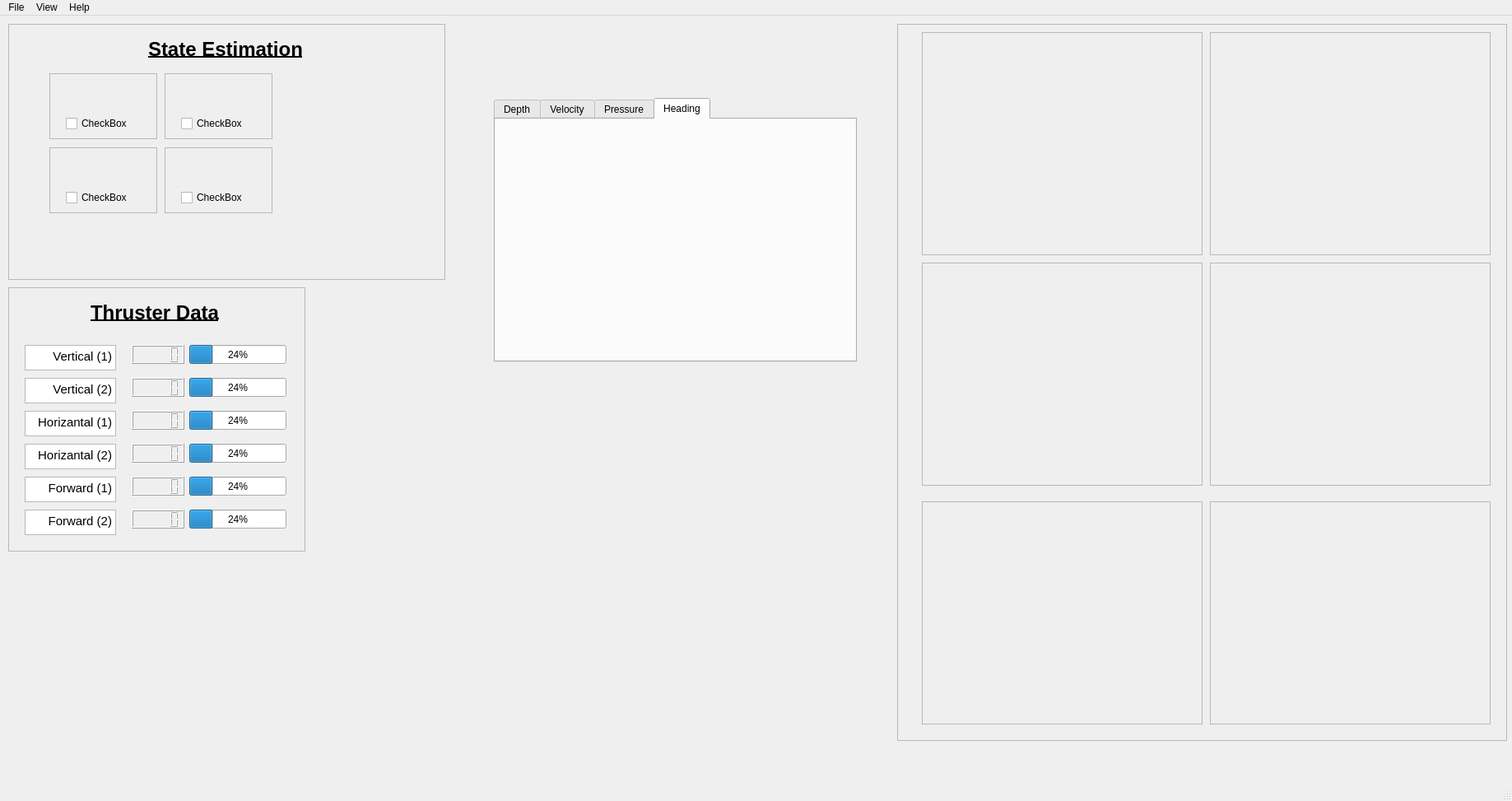
<?xml version="1.0" encoding="UTF-8"?>
<ui version="4.0">
 <class>MainWindow</class>
 <widget class="QMainWindow" name="MainWindow">
  <property name="geometry">
   <rect>
    <x>0</x>
    <y>0</y>
    <width>1837</width>
    <height>973</height>
   </rect>
  </property>
  <property name="minimumSize">
   <size>
    <width>1278</width>
    <height>0</height>
   </size>
  </property>
  <property name="windowTitle">
   <string>McGill Robotics GUI</string>
  </property>
  <property name="windowIcon">
   <iconset resource="RobosubUI.qrc">
    <normaloff>:/Pictures/Only-Logo.png</normaloff>:/Pictures/Only-Logo.png</iconset>
  </property>
  <widget class="QWidget" name="centralwidget">
   <widget class="QFrame" name="frame">
    <property name="geometry">
     <rect>
      <x>10</x>
      <y>330</y>
      <width>361</width>
      <height>321</height>
     </rect>
    </property>
    <property name="frameShape">
     <enum>QFrame::StyledPanel</enum>
    </property>
    <property name="frameShadow">
     <enum>QFrame::Raised</enum>
    </property>
    <widget class="QLCDNumber" name="lcdNumber">
     <property name="geometry">
      <rect>
       <x>150</x>
       <y>70</y>
       <width>64</width>
       <height>23</height>
      </rect>
     </property>
    </widget>
    <widget class="QLCDNumber" name="lcdNumber_2">
     <property name="geometry">
      <rect>
       <x>150</x>
       <y>110</y>
       <width>64</width>
       <height>23</height>
      </rect>
     </property>
    </widget>
    <widget class="QLCDNumber" name="lcdNumber_3">
     <property name="geometry">
      <rect>
       <x>150</x>
       <y>150</y>
       <width>64</width>
       <height>23</height>
      </rect>
     </property>
    </widget>
    <widget class="QLCDNumber" name="lcdNumber_4">
     <property name="geometry">
      <rect>
       <x>150</x>
       <y>190</y>
       <width>64</width>
       <height>23</height>
      </rect>
     </property>
    </widget>
    <widget class="QLCDNumber" name="lcdNumber_5">
     <property name="geometry">
      <rect>
       <x>150</x>
       <y>230</y>
       <width>64</width>
       <height>23</height>
      </rect>
     </property>
    </widget>
    <widget class="QLCDNumber" name="lcdNumber_6">
     <property name="geometry">
      <rect>
       <x>150</x>
       <y>270</y>
       <width>64</width>
       <height>23</height>
      </rect>
     </property>
    </widget>
    <widget class="QTextBrowser" name="textBrowser">
     <property name="geometry">
      <rect>
       <x>20</x>
       <y>70</y>
       <width>111</width>
       <height>31</height>
      </rect>
     </property>
     <property name="html">
      <string>&lt;!DOCTYPE HTML PUBLIC &quot;-//W3C//DTD HTML 4.0//EN&quot; &quot;http://www.w3.org/TR/REC-html40/strict.dtd&quot;&gt;
&lt;html&gt;&lt;head&gt;&lt;meta name=&quot;qrichtext&quot; content=&quot;1&quot; /&gt;&lt;style type=&quot;text/css&quot;&gt;
p, li { white-space: pre-wrap; }
&lt;/style&gt;&lt;/head&gt;&lt;body style=&quot; font-family:'Ubuntu'; font-size:11pt; font-weight:400; font-style:normal;&quot;&gt;
&lt;p align=&quot;right&quot; style=&quot; margin-top:0px; margin-bottom:0px; margin-left:0px; margin-right:0px; -qt-block-indent:0; text-indent:0px;&quot;&gt;Vertical (1)&lt;/p&gt;&lt;/body&gt;&lt;/html&gt;</string>
     </property>
    </widget>
    <widget class="QTextBrowser" name="textBrowser_2">
     <property name="geometry">
      <rect>
       <x>20</x>
       <y>110</y>
       <width>111</width>
       <height>31</height>
      </rect>
     </property>
     <property name="html">
      <string>&lt;!DOCTYPE HTML PUBLIC &quot;-//W3C//DTD HTML 4.0//EN&quot; &quot;http://www.w3.org/TR/REC-html40/strict.dtd&quot;&gt;
&lt;html&gt;&lt;head&gt;&lt;meta name=&quot;qrichtext&quot; content=&quot;1&quot; /&gt;&lt;style type=&quot;text/css&quot;&gt;
p, li { white-space: pre-wrap; }
&lt;/style&gt;&lt;/head&gt;&lt;body style=&quot; font-family:'Ubuntu'; font-size:11pt; font-weight:400; font-style:normal;&quot;&gt;
&lt;p align=&quot;right&quot; style=&quot; margin-top:0px; margin-bottom:0px; margin-left:0px; margin-right:0px; -qt-block-indent:0; text-indent:0px;&quot;&gt;Vertical (2)&lt;/p&gt;&lt;/body&gt;&lt;/html&gt;</string>
     </property>
    </widget>
    <widget class="QTextBrowser" name="textBrowser_3">
     <property name="geometry">
      <rect>
       <x>20</x>
       <y>150</y>
       <width>111</width>
       <height>31</height>
      </rect>
     </property>
     <property name="html">
      <string>&lt;!DOCTYPE HTML PUBLIC &quot;-//W3C//DTD HTML 4.0//EN&quot; &quot;http://www.w3.org/TR/REC-html40/strict.dtd&quot;&gt;
&lt;html&gt;&lt;head&gt;&lt;meta name=&quot;qrichtext&quot; content=&quot;1&quot; /&gt;&lt;style type=&quot;text/css&quot;&gt;
p, li { white-space: pre-wrap; }
&lt;/style&gt;&lt;/head&gt;&lt;body style=&quot; font-family:'Ubuntu'; font-size:11pt; font-weight:400; font-style:normal;&quot;&gt;
&lt;p align=&quot;right&quot; style=&quot; margin-top:0px; margin-bottom:0px; margin-left:0px; margin-right:0px; -qt-block-indent:0; text-indent:0px;&quot;&gt;Horizantal (1)&lt;/p&gt;&lt;/body&gt;&lt;/html&gt;</string>
     </property>
    </widget>
    <widget class="QTextBrowser" name="textBrowser_4">
     <property name="geometry">
      <rect>
       <x>20</x>
       <y>190</y>
       <width>111</width>
       <height>31</height>
      </rect>
     </property>
     <property name="html">
      <string>&lt;!DOCTYPE HTML PUBLIC &quot;-//W3C//DTD HTML 4.0//EN&quot; &quot;http://www.w3.org/TR/REC-html40/strict.dtd&quot;&gt;
&lt;html&gt;&lt;head&gt;&lt;meta name=&quot;qrichtext&quot; content=&quot;1&quot; /&gt;&lt;style type=&quot;text/css&quot;&gt;
p, li { white-space: pre-wrap; }
&lt;/style&gt;&lt;/head&gt;&lt;body style=&quot; font-family:'Ubuntu'; font-size:11pt; font-weight:400; font-style:normal;&quot;&gt;
&lt;p align=&quot;right&quot; style=&quot; margin-top:0px; margin-bottom:0px; margin-left:0px; margin-right:0px; -qt-block-indent:0; text-indent:0px;&quot;&gt;Horizantal (2)&lt;/p&gt;&lt;/body&gt;&lt;/html&gt;</string>
     </property>
    </widget>
    <widget class="QTextBrowser" name="textBrowser_5">
     <property name="geometry">
      <rect>
       <x>20</x>
       <y>230</y>
       <width>111</width>
       <height>31</height>
      </rect>
     </property>
     <property name="html">
      <string>&lt;!DOCTYPE HTML PUBLIC &quot;-//W3C//DTD HTML 4.0//EN&quot; &quot;http://www.w3.org/TR/REC-html40/strict.dtd&quot;&gt;
&lt;html&gt;&lt;head&gt;&lt;meta name=&quot;qrichtext&quot; content=&quot;1&quot; /&gt;&lt;style type=&quot;text/css&quot;&gt;
p, li { white-space: pre-wrap; }
&lt;/style&gt;&lt;/head&gt;&lt;body style=&quot; font-family:'Ubuntu'; font-size:11pt; font-weight:400; font-style:normal;&quot;&gt;
&lt;p align=&quot;right&quot; style=&quot; margin-top:0px; margin-bottom:0px; margin-left:0px; margin-right:0px; -qt-block-indent:0; text-indent:0px;&quot;&gt;Forward (1)&lt;/p&gt;&lt;/body&gt;&lt;/html&gt;</string>
     </property>
    </widget>
    <widget class="QTextBrowser" name="textBrowser_6">
     <property name="geometry">
      <rect>
       <x>20</x>
       <y>270</y>
       <width>111</width>
       <height>31</height>
      </rect>
     </property>
     <property name="html">
      <string>&lt;!DOCTYPE HTML PUBLIC &quot;-//W3C//DTD HTML 4.0//EN&quot; &quot;http://www.w3.org/TR/REC-html40/strict.dtd&quot;&gt;
&lt;html&gt;&lt;head&gt;&lt;meta name=&quot;qrichtext&quot; content=&quot;1&quot; /&gt;&lt;style type=&quot;text/css&quot;&gt;
p, li { white-space: pre-wrap; }
&lt;/style&gt;&lt;/head&gt;&lt;body style=&quot; font-family:'Ubuntu'; font-size:11pt; font-weight:400; font-style:normal;&quot;&gt;
&lt;p align=&quot;right&quot; style=&quot; margin-top:0px; margin-bottom:0px; margin-left:0px; margin-right:0px; -qt-block-indent:0; text-indent:0px;&quot;&gt;Forward (2)&lt;/p&gt;&lt;/body&gt;&lt;/html&gt;</string>
     </property>
    </widget>
    <widget class="QProgressBar" name="progressBar">
     <property name="geometry">
      <rect>
       <x>220</x>
       <y>70</y>
       <width>118</width>
       <height>23</height>
      </rect>
     </property>
     <property name="value">
      <number>24</number>
     </property>
    </widget>
    <widget class="QProgressBar" name="progressBar_2">
     <property name="geometry">
      <rect>
       <x>220</x>
       <y>110</y>
       <width>118</width>
       <height>23</height>
      </rect>
     </property>
     <property name="value">
      <number>24</number>
     </property>
    </widget>
    <widget class="QProgressBar" name="progressBar_3">
     <property name="geometry">
      <rect>
       <x>220</x>
       <y>150</y>
       <width>118</width>
       <height>23</height>
      </rect>
     </property>
     <property name="value">
      <number>24</number>
     </property>
    </widget>
    <widget class="QProgressBar" name="progressBar_4">
     <property name="geometry">
      <rect>
       <x>220</x>
       <y>190</y>
       <width>118</width>
       <height>23</height>
      </rect>
     </property>
     <property name="value">
      <number>24</number>
     </property>
    </widget>
    <widget class="QProgressBar" name="progressBar_5">
     <property name="geometry">
      <rect>
       <x>220</x>
       <y>230</y>
       <width>118</width>
       <height>23</height>
      </rect>
     </property>
     <property name="value">
      <number>24</number>
     </property>
    </widget>
    <widget class="QProgressBar" name="progressBar_6">
     <property name="geometry">
      <rect>
       <x>220</x>
       <y>270</y>
       <width>118</width>
       <height>23</height>
      </rect>
     </property>
     <property name="value">
      <number>24</number>
     </property>
    </widget>
    <widget class="QLabel" name="label_8">
     <property name="geometry">
      <rect>
       <x>100</x>
       <y>10</y>
       <width>201</width>
       <height>41</height>
      </rect>
     </property>
     <property name="font">
      <font>
       <pointsize>18</pointsize>
       <weight>75</weight>
       <bold>true</bold>
       <underline>true</underline>
      </font>
     </property>
     <property name="text">
      <string>Thruster Data</string>
     </property>
    </widget>
   </widget>
   <widget class="QFrame" name="frame_2">
    <property name="geometry">
     <rect>
      <x>10</x>
      <y>10</y>
      <width>531</width>
      <height>311</height>
     </rect>
    </property>
    <property name="frameShape">
     <enum>QFrame::StyledPanel</enum>
    </property>
    <property name="frameShadow">
     <enum>QFrame::Raised</enum>
    </property>
    <widget class="QLabel" name="label_9">
     <property name="geometry">
      <rect>
       <x>170</x>
       <y>10</y>
       <width>231</width>
       <height>41</height>
      </rect>
     </property>
     <property name="font">
      <font>
       <pointsize>18</pointsize>
       <weight>75</weight>
       <bold>true</bold>
       <underline>true</underline>
      </font>
     </property>
     <property name="text">
      <string>State Estimation</string>
     </property>
    </widget>
    <widget class="QFrame" name="frame_3">
     <property name="geometry">
      <rect>
       <x>50</x>
       <y>60</y>
       <width>131</width>
       <height>80</height>
      </rect>
     </property>
     <property name="frameShape">
      <enum>QFrame::StyledPanel</enum>
     </property>
     <property name="frameShadow">
      <enum>QFrame::Raised</enum>
     </property>
     <widget class="QCheckBox" name="checkBox_4">
      <property name="geometry">
       <rect>
        <x>20</x>
        <y>50</y>
        <width>97</width>
        <height>22</height>
       </rect>
      </property>
      <property name="text">
       <string>CheckBox</string>
      </property>
     </widget>
    </widget>
    <widget class="QFrame" name="frame_4">
     <property name="geometry">
      <rect>
       <x>190</x>
       <y>60</y>
       <width>131</width>
       <height>80</height>
      </rect>
     </property>
     <property name="frameShape">
      <enum>QFrame::StyledPanel</enum>
     </property>
     <property name="frameShadow">
      <enum>QFrame::Raised</enum>
     </property>
     <widget class="QCheckBox" name="checkBox_3">
      <property name="geometry">
       <rect>
        <x>20</x>
        <y>50</y>
        <width>97</width>
        <height>22</height>
       </rect>
      </property>
      <property name="text">
       <string>CheckBox</string>
      </property>
     </widget>
    </widget>
    <widget class="QFrame" name="frame_5">
     <property name="geometry">
      <rect>
       <x>50</x>
       <y>150</y>
       <width>131</width>
       <height>80</height>
      </rect>
     </property>
     <property name="frameShape">
      <enum>QFrame::StyledPanel</enum>
     </property>
     <property name="frameShadow">
      <enum>QFrame::Raised</enum>
     </property>
     <widget class="QCheckBox" name="checkBox">
      <property name="geometry">
       <rect>
        <x>20</x>
        <y>50</y>
        <width>97</width>
        <height>22</height>
       </rect>
      </property>
      <property name="text">
       <string>CheckBox</string>
      </property>
     </widget>
    </widget>
    <widget class="QFrame" name="frame_6">
     <property name="geometry">
      <rect>
       <x>190</x>
       <y>150</y>
       <width>131</width>
       <height>80</height>
      </rect>
     </property>
     <property name="frameShape">
      <enum>QFrame::StyledPanel</enum>
     </property>
     <property name="frameShadow">
      <enum>QFrame::Raised</enum>
     </property>
     <widget class="QCheckBox" name="checkBox_2">
      <property name="geometry">
       <rect>
        <x>20</x>
        <y>50</y>
        <width>97</width>
        <height>22</height>
       </rect>
      </property>
      <property name="text">
       <string>CheckBox</string>
      </property>
     </widget>
    </widget>
   </widget>
   <widget class="QFrame" name="frame_8">
    <property name="geometry">
     <rect>
      <x>1090</x>
      <y>10</y>
      <width>741</width>
      <height>871</height>
     </rect>
    </property>
    <property name="frameShape">
     <enum>QFrame::StyledPanel</enum>
    </property>
    <property name="frameShadow">
     <enum>QFrame::Raised</enum>
    </property>
    <widget class="QFrame" name="frame_9">
     <property name="geometry">
      <rect>
       <x>30</x>
       <y>290</y>
       <width>341</width>
       <height>271</height>
      </rect>
     </property>
     <property name="frameShape">
      <enum>QFrame::StyledPanel</enum>
     </property>
     <property name="frameShadow">
      <enum>QFrame::Raised</enum>
     </property>
     <widget class="QLabel" name="label">
      <property name="geometry">
       <rect>
        <x>10</x>
        <y>10</y>
        <width>321</width>
        <height>251</height>
       </rect>
      </property>
      <property name="text">
       <string/>
      </property>
      <property name="pixmap">
       <pixmap resource="RobosubUI.qrc">:/Pictures/Nemo view.JPG</pixmap>
      </property>
      <property name="scaledContents">
       <bool>true</bool>
      </property>
     </widget>
    </widget>
    <widget class="QFrame" name="frame_12">
     <property name="geometry">
      <rect>
       <x>380</x>
       <y>580</y>
       <width>341</width>
       <height>271</height>
      </rect>
     </property>
     <property name="frameShape">
      <enum>QFrame::StyledPanel</enum>
     </property>
     <property name="frameShadow">
      <enum>QFrame::Raised</enum>
     </property>
     <widget class="QLabel" name="label_12">
      <property name="geometry">
       <rect>
        <x>10</x>
        <y>10</y>
        <width>321</width>
        <height>251</height>
       </rect>
      </property>
      <property name="text">
       <string/>
      </property>
      <property name="pixmap">
       <pixmap resource="RobosubUI.qrc">:/Pictures/Submarine-coral view.JPG</pixmap>
      </property>
      <property name="scaledContents">
       <bool>true</bool>
      </property>
     </widget>
    </widget>
    <widget class="QFrame" name="frame_15">
     <property name="geometry">
      <rect>
       <x>30</x>
       <y>580</y>
       <width>341</width>
       <height>271</height>
      </rect>
     </property>
     <property name="frameShape">
      <enum>QFrame::StyledPanel</enum>
     </property>
     <property name="frameShadow">
      <enum>QFrame::Raised</enum>
     </property>
     <widget class="QLabel" name="label_13">
      <property name="geometry">
       <rect>
        <x>10</x>
        <y>10</y>
        <width>321</width>
        <height>251</height>
       </rect>
      </property>
      <property name="text">
       <string/>
      </property>
      <property name="pixmap">
       <pixmap resource="RobosubUI.qrc">:/Pictures/Submarine-coral view.JPG</pixmap>
      </property>
      <property name="scaledContents">
       <bool>true</bool>
      </property>
     </widget>
    </widget>
    <widget class="QFrame" name="frame_10">
     <property name="geometry">
      <rect>
       <x>380</x>
       <y>290</y>
       <width>341</width>
       <height>271</height>
      </rect>
     </property>
     <property name="frameShape">
      <enum>QFrame::StyledPanel</enum>
     </property>
     <property name="frameShadow">
      <enum>QFrame::Raised</enum>
     </property>
     <widget class="QLabel" name="label_2">
      <property name="geometry">
       <rect>
        <x>10</x>
        <y>10</y>
        <width>321</width>
        <height>251</height>
       </rect>
      </property>
      <property name="text">
       <string/>
      </property>
      <property name="pixmap">
       <pixmap resource="RobosubUI.qrc">:/Pictures/Nemo view.JPG</pixmap>
      </property>
      <property name="scaledContents">
       <bool>true</bool>
      </property>
     </widget>
    </widget>
    <widget class="QFrame" name="frame_11">
     <property name="geometry">
      <rect>
       <x>30</x>
       <y>10</y>
       <width>341</width>
       <height>271</height>
      </rect>
     </property>
     <property name="frameShape">
      <enum>QFrame::StyledPanel</enum>
     </property>
     <property name="frameShadow">
      <enum>QFrame::Raised</enum>
     </property>
     <widget class="QLabel" name="label_3">
      <property name="geometry">
       <rect>
        <x>10</x>
        <y>10</y>
        <width>321</width>
        <height>251</height>
       </rect>
      </property>
      <property name="text">
       <string/>
      </property>
      <property name="pixmap">
       <pixmap resource="RobosubUI.qrc">:/Pictures/Nemo view.JPG</pixmap>
      </property>
      <property name="scaledContents">
       <bool>true</bool>
      </property>
     </widget>
    </widget>
    <widget class="QFrame" name="frame_13">
     <property name="geometry">
      <rect>
       <x>380</x>
       <y>10</y>
       <width>341</width>
       <height>271</height>
      </rect>
     </property>
     <property name="frameShape">
      <enum>QFrame::StyledPanel</enum>
     </property>
     <property name="frameShadow">
      <enum>QFrame::Raised</enum>
     </property>
     <widget class="QLabel" name="label_4">
      <property name="geometry">
       <rect>
        <x>10</x>
        <y>10</y>
        <width>321</width>
        <height>251</height>
       </rect>
      </property>
      <property name="text">
       <string/>
      </property>
      <property name="pixmap">
       <pixmap resource="RobosubUI.qrc">:/Pictures/Nemo view.JPG</pixmap>
      </property>
      <property name="scaledContents">
       <bool>true</bool>
      </property>
     </widget>
    </widget>
   </widget>
   <widget class="QTabWidget" name="tabWidget">
    <property name="geometry">
     <rect>
      <x>600</x>
      <y>100</y>
      <width>441</width>
      <height>321</height>
     </rect>
    </property>
    <property name="currentIndex">
     <number>3</number>
    </property>
    <widget class="QWidget" name="Depth">
     <attribute name="title">
      <string>Depth</string>
     </attribute>
    </widget>
    <widget class="QWidget" name="Velocity">
     <attribute name="title">
      <string>Velocity</string>
     </attribute>
    </widget>
    <widget class="QWidget" name="Pressure">
     <attribute name="title">
      <string>Pressure</string>
     </attribute>
    </widget>
    <widget class="QWidget" name="Heading">
     <attribute name="title">
      <string>Heading</string>
     </attribute>
    </widget>
   </widget>
   <widget class="QLabel" name="label_10">
    <property name="geometry">
     <rect>
      <x>560</x>
      <y>10</y>
      <width>291</width>
      <height>91</height>
     </rect>
    </property>
    <property name="text">
     <string/>
    </property>
    <property name="pixmap">
     <pixmap resource="RobosubUI.qrc">:/Pictures/Landscape-Logo.png</pixmap>
    </property>
    <property name="scaledContents">
     <bool>true</bool>
    </property>
   </widget>
   <widget class="QWidget" name="layoutWidget">
    <property name="geometry">
     <rect>
      <x>0</x>
      <y>0</y>
      <width>2</width>
      <height>2</height>
     </rect>
    </property>
    <layout class="QGridLayout" name="gridLayout"/>
   </widget>
  </widget>
  <widget class="QMenuBar" name="menubar">
   <property name="geometry">
    <rect>
     <x>0</x>
     <y>0</y>
     <width>1837</width>
     <height>25</height>
    </rect>
   </property>
   <widget class="QMenu" name="menuMcGill">
    <property name="title">
     <string>File</string>
    </property>
    <addaction name="actionQuit"/>
   </widget>
   <widget class="QMenu" name="menuView">
    <property name="title">
     <string>View</string>
    </property>
   </widget>
   <widget class="QMenu" name="menuHelp">
    <property name="title">
     <string>Help</string>
    </property>
   </widget>
   <addaction name="menuMcGill"/>
   <addaction name="menuView"/>
   <addaction name="menuHelp"/>
  </widget>
  <widget class="QStatusBar" name="statusbar"/>
  <action name="actionQuit">
   <property name="text">
    <string>Quit</string>
   </property>
  </action>
 </widget>
 <resources>
  <include location="RobosubUI.qrc"/>
 </resources>
 <connections>
  <connection>
   <sender>actionQuit</sender>
   <signal>triggered()</signal>
   <receiver>MainWindow</receiver>
   <slot>close()</slot>
   <hints>
    <hint type="sourcelabel">
     <x>-1</x>
     <y>-1</y>
    </hint>
    <hint type="destinationlabel">
     <x>918</x>
     <y>486</y>
    </hint>
   </hints>
  </connection>
 </connections>
</ui>
